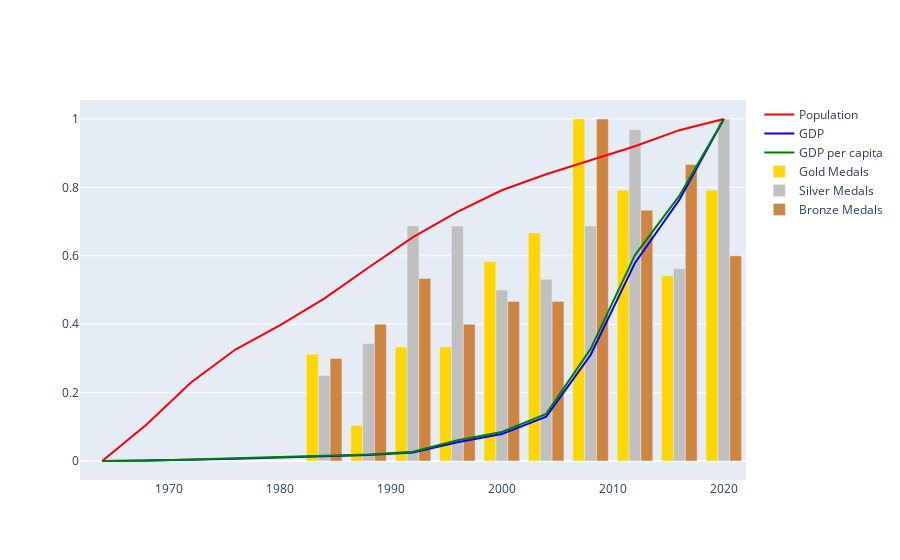

This figure's notebook cell:
### Code cell
import plotly.graph_objs as go
import plotly.express as px

fig = go.Figure()
fig.add_trace(go.Scatter(x=line_data['Year'], y=line_data['Population'], mode='lines', line=dict(color='red'), name='Population'))
fig.add_trace(go.Scatter(x=line_data['Year'], y=line_data['GDP'], mode='lines', line=dict(color='blue'), name='GDP'))
fig.add_trace(go.Scatter(x=line_data['Year'], y=line_data['GDP_Per_Capita'], mode='lines', line=dict(color='green'), name='GDP per capita'))

fig.add_trace(go.Bar(x=line_data['Year'], y=line_data['Y_Gold'], name='Gold Medals', marker_color='gold'))
fig.add_trace(go.Bar(x=line_data['Year'], y=line_data['Y_Silver'], name='Silver Medals', marker_color='silver'))
fig.add_trace(go.Bar(x=line_data['Year'], y=line_data['Y_Bronze'], name='Bronze Medals', marker_color='peru'))


fig.show()

### Figure 1 — Plotly figure (JSON) as saved in the notebook; plotly's stock layout.template omitted (floating-point values rounded to 4 significant figures)
{"data": [{"line": {"color": "red"}, "mode": "lines", "name": "Population", "type": "scatter", "x": [1964, 1968, 1972, 1976, 1980, 1984, 1988, 1992, 1996, 2000, 2004, 2008, 2012, 2016, 2020], "y": [0, 0.1068, 0.2296, 0.326, 0.3969, 0.4749, 0.5658, 0.6547, 0.7284, 0.7917, 0.8386, 0.8787, 0.9202, 0.9673, 1]}, {"line": {"color": "blue"}, "mode": "lines", "name": "GDP", "type": "scatter", "x": [1964, 1968, 1972, 1976, 1980, 1984, 1988, 1992, 1996, 2000, 2004, 2008, 2012, 2016, 2020], "y": [0, 0.0007614, 0.00369, 0.006442, 0.008986, 0.01369, 0.01727, 0.0251, 0.05497, 0.07873, 0.1296, 0.31, 0.5792, 0.7638, 1]}, {"line": {"color": "green"}, "mode": "lines", "name": "GDP per capita", "type": "scatter", "x": [1964, 1968, 1972, 1976, 1980, 1984, 1988, 1992, 1996, 2000, 2004, 2008, 2012, 2016, 2020], "y": [0, 0.0005787, 0.004493, 0.007741, 0.01059, 0.016, 0.01918, 0.02722, 0.06044, 0.08465, 0.1379, 0.3277, 0.6021, 0.7758, 1]}, {"marker": {"color": "gold"}, "name": "Gold Medals", "type": "bar", "x": [1964, 1968, 1972, 1976, 1980, 1984, 1988, 1992, 1996, 2000, 2004, 2008, 2012, 2016, 2020], "y": [0, 0, 0, 0, 0, 0.3125, 0.1042, 0.3333, 0.3333, 0.5833, 0.6667, 1, 0.7917, 0.5417, 0.7917]}, {"marker": {"color": "silver"}, "name": "Silver Medals", "type": "bar", "x": [1964, 1968, 1972, 1976, 1980, 1984, 1988, 1992, 1996, 2000, 2004, 2008, 2012, 2016, 2020], "y": [0, 0, 0, 0, 0, 0.25, 0.3438, 0.6875, 0.6875, 0.5, 0.5312, 0.6875, 0.9688, 0.5625, 1]}, {"marker": {"color": "peru"}, "name": "Bronze Medals", "type": "bar", "x": [1964, 1968, 1972, 1976, 1980, 1984, 1988, 1992, 1996, 2000, 2004, 2008, 2012, 2016, 2020], "y": [0, 0, 0, 0, 0, 0.3, 0.4, 0.5333, 0.4, 0.4667, 0.4667, 1, 0.7333, 0.8667, 0.6]}], "layout": {}}
